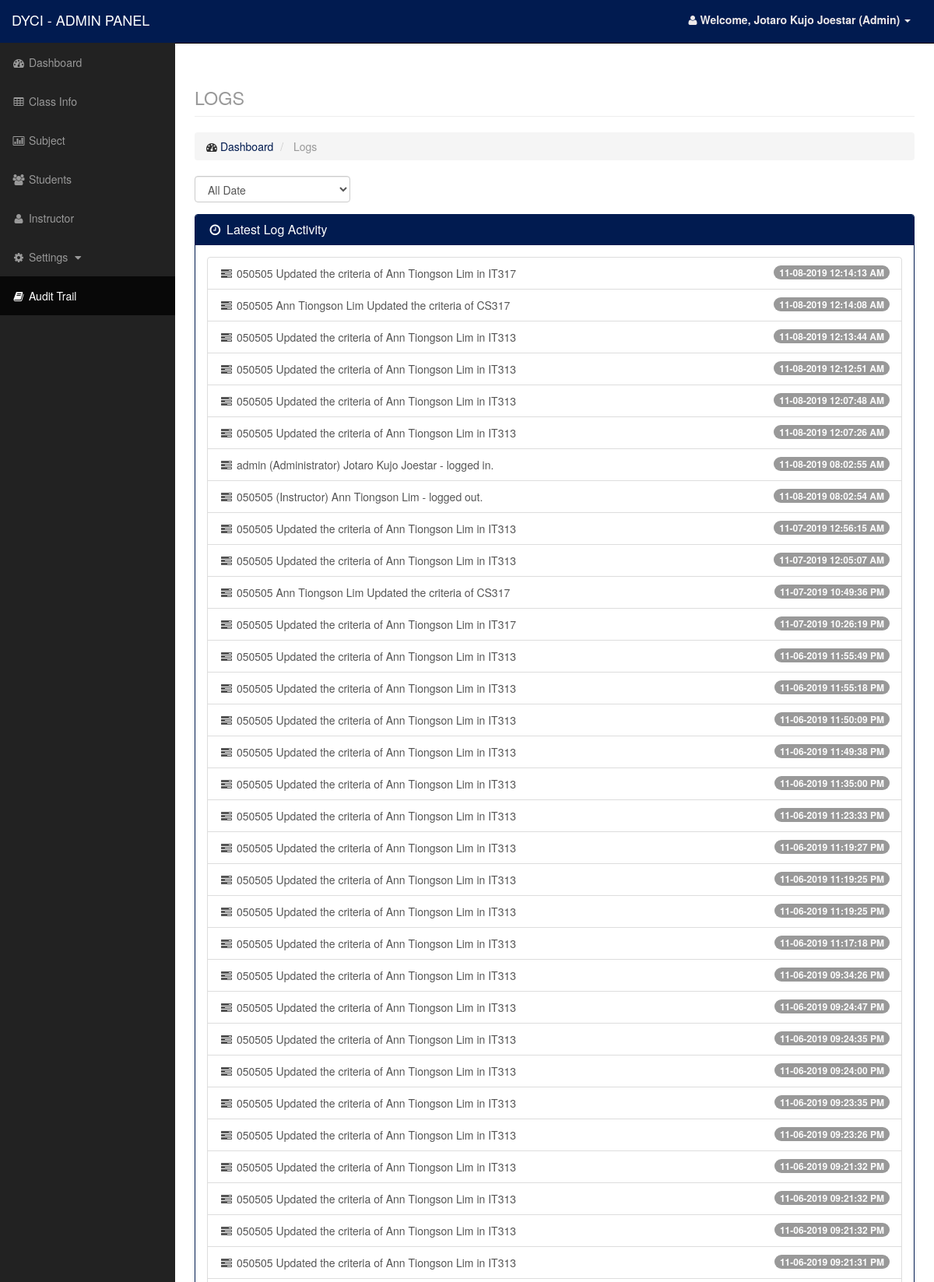
Page /admin/logs.php (signed in, upper part) on the committed database.
### tables this page shows
CREATE TABLE `log` (
  `id` int(11) NOT NULL,
  `date` varchar(250) NOT NULL,
  `activity` varchar(250) NOT NULL
);

### admin/logs.php (the view, shortened to what this page needs)
<?php
    include('include/header.php');
    include('include/sidebar.php');
?>
<div id="page-wrapper">
    <div class="container-fluid">
        <div class="row">
            <div class="col-lg-12">
                <h1 class="page-header">
                   <small>LOGS</small>
                </h1>
                <ol class="breadcrumb">
                    <li>
                        <i class="fa fa-dashboard"></i> <a href="index.php">Dashboard</a>
                    </li>
                    <li class="active">
                        Logs
                    </li>
                </ol>
            </div>
        </div>
        <div class="row">
             <div class="col-lg-12">
             <div class="form-group" style="width:200px">
                    <select name="college" class="form-control" required>
                        <option value="">All Date</option>
                    </select>
                </div>
                <div class="panel panel-primary">
                    <div class="panel-heading">
                        <h3 class="panel-title"><i class="fa fa-clock-o fa-fw"></i> Latest Log Activity</h3>
                    </div>
                    <div class="panel-body">
                        <div class="list-group">
                            <?php $r = mysql_query("select * from log order by date desc limit 0,100");?>
                            <?php while($row = mysql_fetch_array($r)): ?>
                            <a href="#" class="list-group-item">
                                <span class="badge"><?php echo $row['date']?></span>
                                <i class="fa fa-fw fa-tasks"></i> <?php echo $row['activity']?>
                            </a>
                            <?php endwhile; ?>
                        </div>
                    </div>
                </div>
            </div>
        </div>
    </div>
</div>
<?php include('include/footer.php');

### css/sb-admin.css (style rules this page uses)
body { margin-top: 100px; background-color: #222; }
@media (min-width:768px) { body { margin-top: 50px; } }
#page-wrapper { width: 100%; padding: 0; background-color: #fff; }
@media (min-width:768px) { #page-wrapper { padding: 10px; } }

### rows in the picture
log: date "11-08-2019 12:14:13 AM", activity "050505 Updated the criteria of Ann Tiongson Lim in IT317"
log: date "11-08-2019 12:14:08 AM", activity "050505 Ann Tiongson Lim Updated the criteria of CS317"
log: date "11-08-2019 12:13:44 AM", activity "050505 Updated the criteria of Ann Tiongson Lim in IT313"
log: date "11-08-2019 12:12:51 AM", activity "050505 Updated the criteria of Ann Tiongson Lim in IT313"
log: date "11-08-2019 12:07:48 AM", activity "050505 Updated the criteria of Ann Tiongson Lim in IT313"
log: date "11-08-2019 12:07:26 AM", activity "050505 Updated the criteria of Ann Tiongson Lim in IT313"
log: date "11-08-2019 08:02:55 AM", activity "admin (Administrator) Jotaro Kujo Joestar - logged in."
log: date "11-08-2019 08:02:54 AM", activity "050505 (Instructor) Ann Tiongson Lim - logged out."
log: date "11-07-2019 12:56:15 AM", activity "050505 Updated the criteria of Ann Tiongson Lim in IT313"
log: date "11-07-2019 12:05:07 AM", activity "050505 Updated the criteria of Ann Tiongson Lim in IT313"
log: date "11-07-2019 10:49:36 PM", activity "050505 Ann Tiongson Lim Updated the criteria of CS317"
log: date "11-07-2019 10:26:19 PM", activity "050505 Updated the criteria of Ann Tiongson Lim in IT317"
log: date "11-06-2019 11:55:49 PM", activity "050505 Updated the criteria of Ann Tiongson Lim in IT313"
log: date "11-06-2019 11:55:18 PM", activity "050505 Updated the criteria of Ann Tiongson Lim in IT313"
log: date "11-06-2019 11:50:09 PM", activity "050505 Updated the criteria of Ann Tiongson Lim in IT313"
log: date "11-06-2019 11:49:38 PM", activity "050505 Updated the criteria of Ann Tiongson Lim in IT313"
log: date "11-06-2019 11:35:00 PM", activity "050505 Updated the criteria of Ann Tiongson Lim in IT313"
log: date "11-06-2019 11:23:33 PM", activity "050505 Updated the criteria of Ann Tiongson Lim in IT313"
log: date "11-06-2019 11:19:27 PM", activity "050505 Updated the criteria of Ann Tiongson Lim in IT313"
log: date "11-06-2019 11:19:25 PM", activity "050505 Updated the criteria of Ann Tiongson Lim in IT313"
log: date "11-06-2019 11:19:25 PM", activity "050505 Updated the criteria of Ann Tiongson Lim in IT313"
log: date "11-06-2019 11:17:18 PM", activity "050505 Updated the criteria of Ann Tiongson Lim in IT313"
log: date "11-06-2019 09:34:26 PM", activity "050505 Updated the criteria of Ann Tiongson Lim in IT313"
log: date "11-06-2019 09:24:47 PM", activity "050505 Updated the criteria of Ann Tiongson Lim in IT313"
log: date "11-06-2019 09:24:35 PM", activity "050505 Updated the criteria of Ann Tiongson Lim in IT313"
log: date "11-06-2019 09:24:00 PM", activity "050505 Updated the criteria of Ann Tiongson Lim in IT313"
log: date "11-06-2019 09:23:35 PM", activity "050505 Updated the criteria of Ann Tiongson Lim in IT313"
log: date "11-06-2019 09:23:26 PM", activity "050505 Updated the criteria of Ann Tiongson Lim in IT313"
log: date "11-06-2019 09:21:32 PM", activity "050505 Updated the criteria of Ann Tiongson Lim in IT313"
log: date "11-06-2019 09:21:32 PM", activity "050505 Updated the criteria of Ann Tiongson Lim in IT313"
log: date "11-06-2019 09:21:32 PM", activity "050505 Updated the criteria of Ann Tiongson Lim in IT313"
log: date "11-06-2019 09:21:31 PM", activity "050505 Updated the criteria of Ann Tiongson Lim in IT313"

### other values in the picture
$_SESSION['name'] "Jotaro Kujo Joestar"
